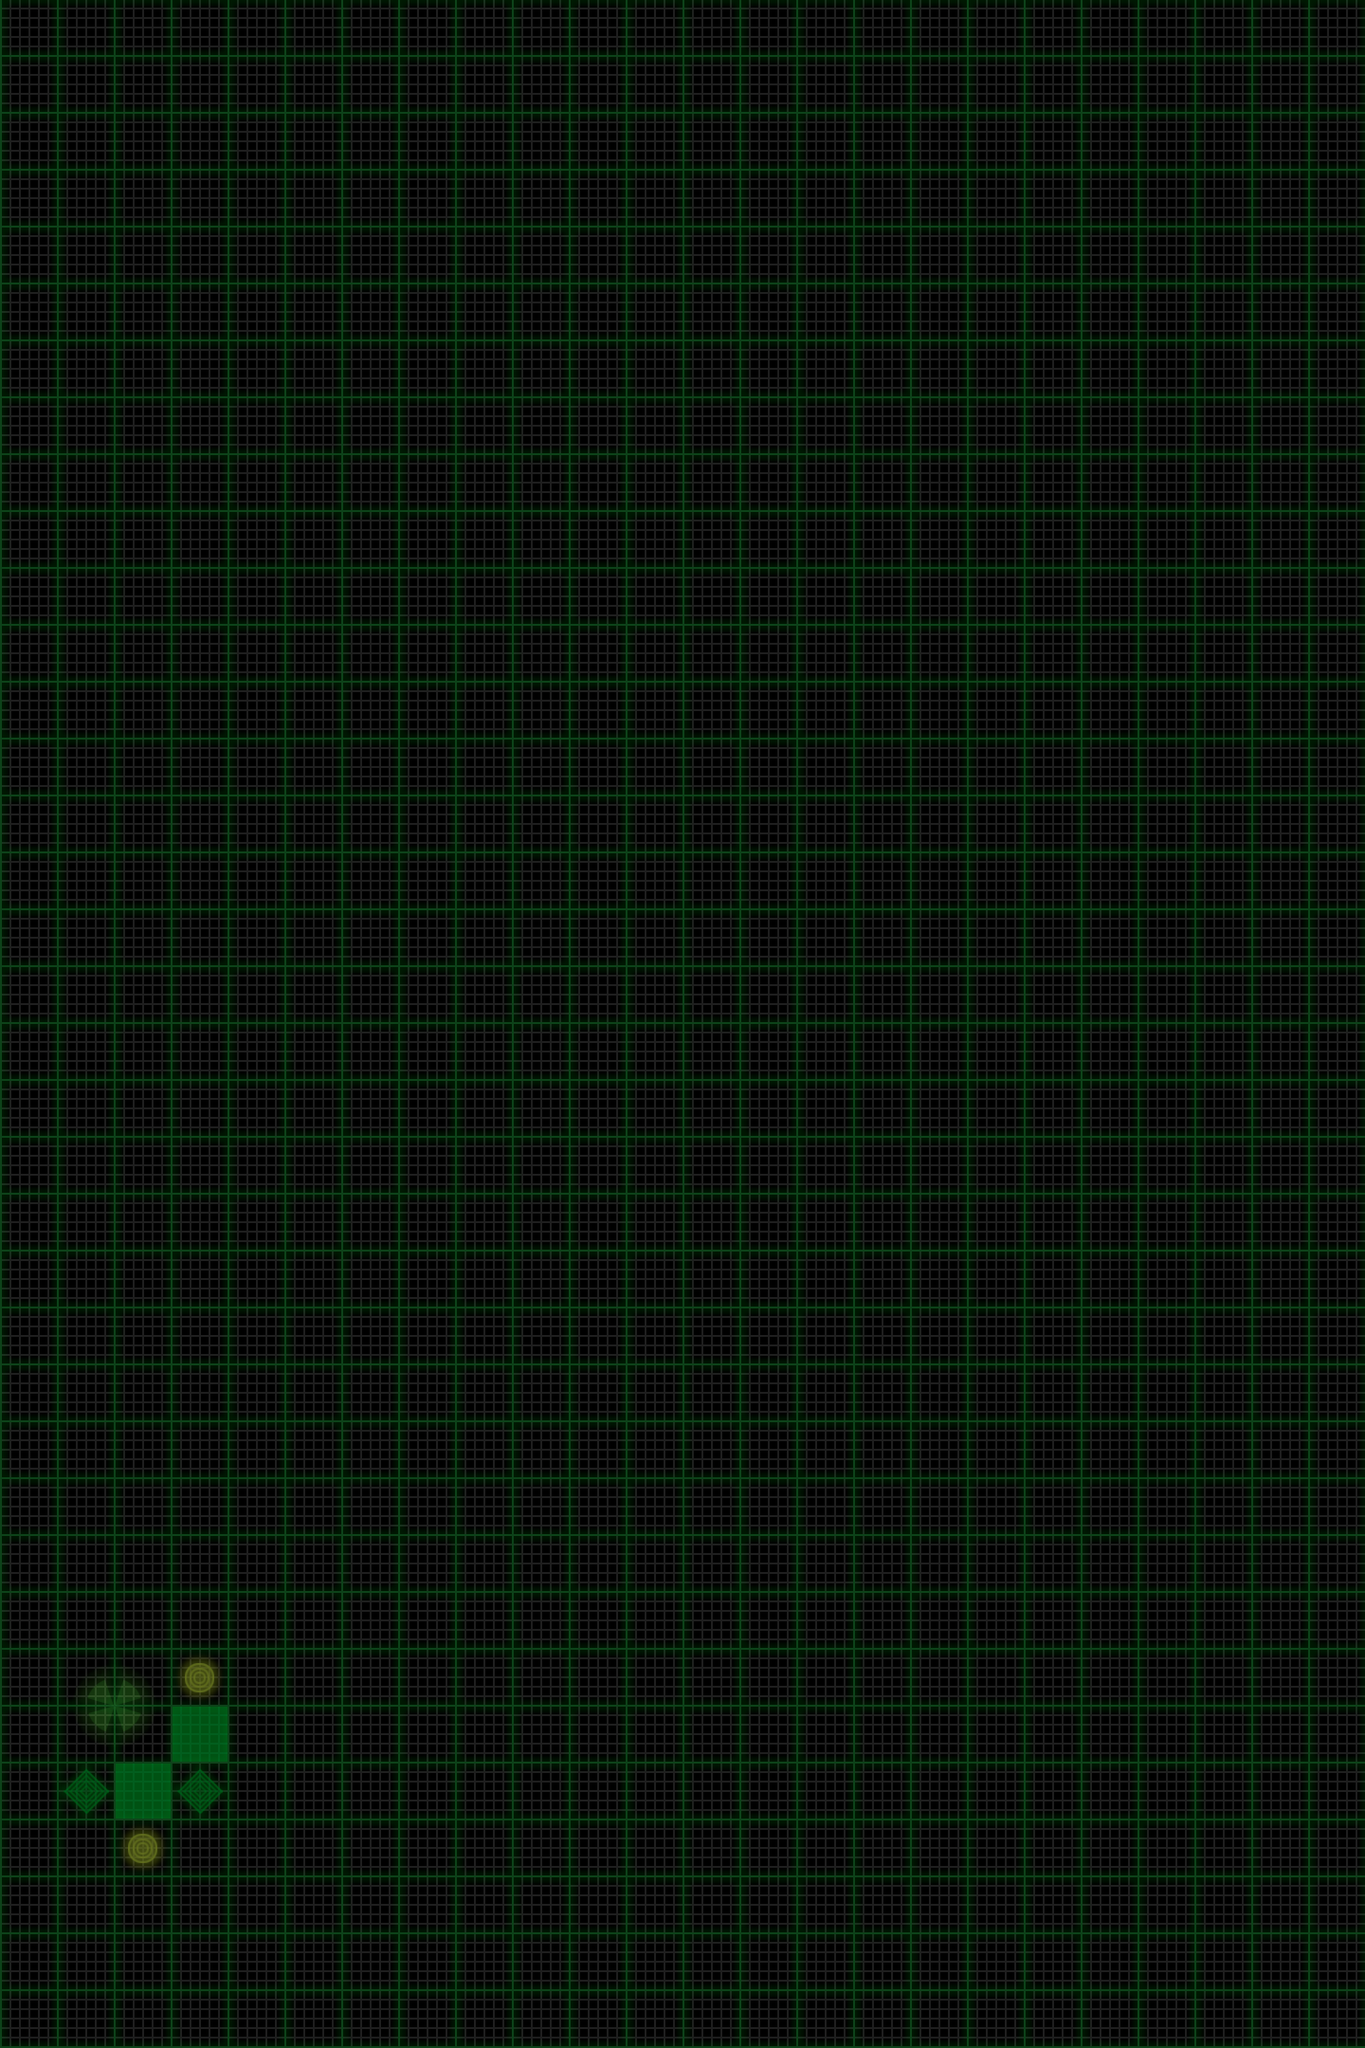

A 2D game scene composited from a Tiled map and its tileset images. What follows is a short description and the map's XML, with each tile layer's data collapsed to a summary:
An orthogonal 24x36 tile map with 60x60 px tiles, 4 tile layers (map, terrain, items, sand), 2 tilesets and 1 object (startSite).

<map version="1.0" orientation="orthogonal" width="24" height="36" tilewidth="60" tileheight="60">
 <tileset firstgid="1" name="map" tilewidth="60" tileheight="60">
  <image source="map.png" />
  <tile id="0">
   <properties>
    <property name="mapID" value="empty" />
   </properties>
  </tile>
  <tile id="1">
   <properties>
    <property name="mapID" value="down-1" />
   </properties>
  </tile>
  <tile id="2">
   <properties>
    <property name="mapID" value="down-2" />
   </properties>
  </tile>
  <tile id="3">
   <properties>
    <property name="mapID" value="down-3" />
   </properties>
  </tile>
  <tile id="4">
   <properties>
    <property name="mapID" value="down-4" />
   </properties>
  </tile>
  <tile id="5">
   <properties>
    <property name="mapID" value="down-5" />
   </properties>
  </tile>
  <tile id="6">
   <properties>
    <property name="mapID" value="up-1" />
   </properties>
  </tile>
  <tile id="7">
   <properties>
    <property name="mapID" value="up-2" />
   </properties>
  </tile>
  <tile id="8">
   <properties>
    <property name="mapID" value="up-3" />
   </properties>
  </tile>
  <tile id="9">
   <properties>
    <property name="mapID" value="up-4" />
   </properties>
  </tile>
  <tile id="10">
   <properties>
    <property name="mapID" value="up-5" />
   </properties>
  </tile>
 </tileset>
 <tileset firstgid="17" name="items" tilewidth="60" tileheight="60">
  <image source="items.png" />
  <tile id="0">
   <properties>
    <property name="itemID" value="station" />
   </properties>
  </tile>
  <tile id="1">
   <properties>
    <property name="itemID" value="sensorSite" />
   </properties>
  </tile>
  <tile id="8">
   <properties>
    <property name="itemID" value="station" />
   </properties>
  </tile>
  <tile id="9">
   <properties>
    <property name="itemID" value="sensor" />
   </properties>
  </tile>
  <tile id="16">
   <properties>
    <property name="itemID" value="station" />
   </properties>
  </tile>
  <tile id="17">
   <properties>
    <property name="itemID" value="sample" />
   </properties>
  </tile>
  <tile id="24">
   <properties>
    <property name="itemID" value="station" />
   </properties>
  </tile>
 </tileset>
 <layer name="map" width="24" height="36">
  <data>[864 cells, 864 non-empty, 1 distinct tile ids]</data>
 </layer>
 <layer name="terrain" width="24" height="36">
  <data>[864 cells, 2 non-empty, 1 distinct tile ids]</data>
 </layer>
 <layer name="items" width="24" height="36">
  <data>[864 cells, 8 non-empty, 6 distinct tile ids]</data>
 </layer>
 <layer name="sand" width="24" height="36">
  <data>[864 cells, 0 non-empty, 0 distinct tile ids]</data>
 </layer>
 <objectgroup name="objects" width="24" height="36">
  <object name="startSite" x="90" y="1770">
   <properties>
    <property name="bearing" value="south" />
    <property name="energy" value="22" />
    <property name="expectedCodeScore" value="22" />
    <property name="sampleSites" value="2" />
    <property name="sensorSites" value="2" />
    <property name="zoom" value="in" />
   </properties>
  </object>
 </objectgroup>
</map>
